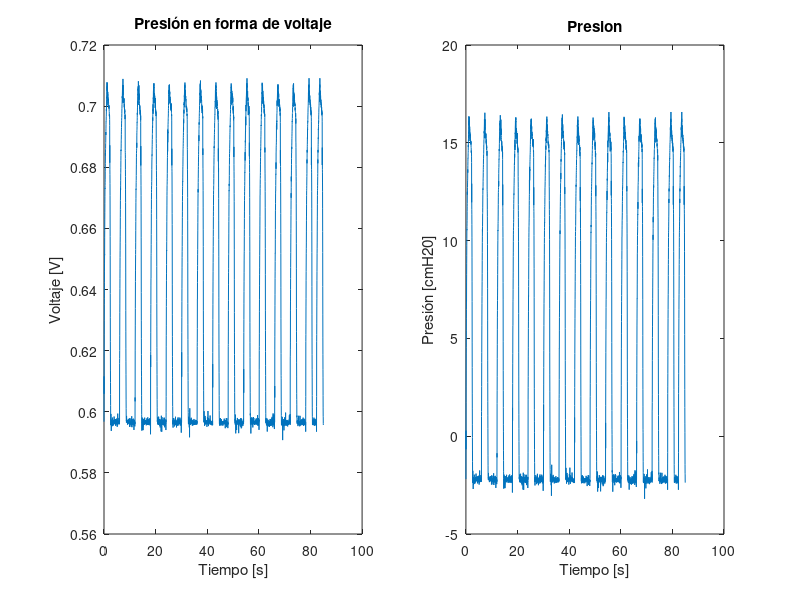

Write MATLAB code to recreate this figure.
clc, clear, close all;
% Obtención de los datos
data = load("presion.txt");

Ts = 0.02;
Fs = 1/Ts;

t = 0 : Ts : length(data)/Fs - Ts;

presion(1) = 0;

for i = 1 : length(data)
    presion(i) = 167*data(i) - 101.85;
end

subplot(1, 2, 1);
plot(t, data);
title("Presión en forma de voltaje");
xlabel("Tiempo [s]");
ylabel("Voltaje [V]");

subplot(1, 2, 2);
plot(t, presion);
title("Presion");
xlabel("Tiempo [s]");
ylabel("Presión [cmH20]");